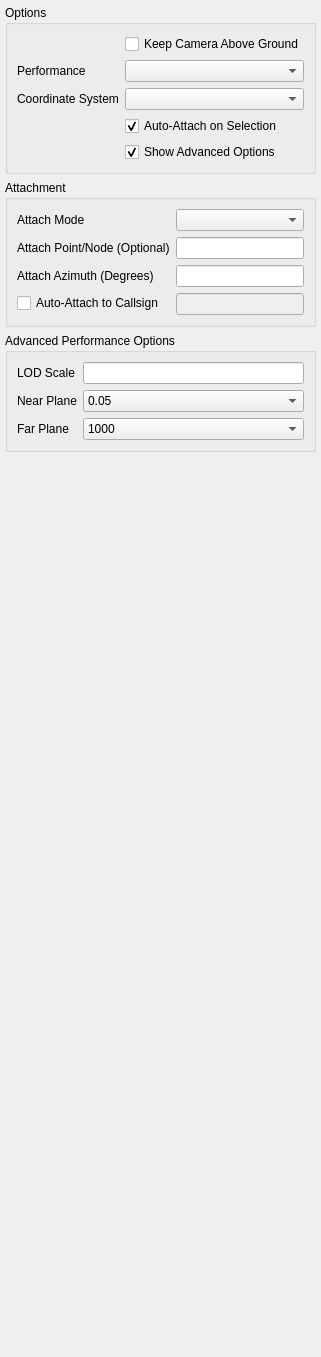
       <widget class="QWidget" name="mPreferencesGeneralTab" >
        <property name="accessibleName" >
         <string>General</string>
        </property>
        <attribute name="title" >
         <string>General</string>
        </attribute>
        <layout class="QVBoxLayout" >
         <property name="margin" >
          <number>5</number>
         </property>
         <item>
          <widget class="QGroupBox" name="groupBox" >
           <property name="title" >
            <string>Options</string>
           </property>
           <layout class="QFormLayout" name="formLayout" >
            <item row="2" column="0" >
             <widget class="QLabel" name="mGeneralPerformaceLabel" >
              <property name="sizePolicy" >
               <sizepolicy vsizetype="Preferred" hsizetype="Minimum" >
                <horstretch>0</horstretch>
                <verstretch>0</verstretch>
               </sizepolicy>
              </property>
              <property name="text" >
               <string>Performance</string>
              </property>
              <property name="buddy" >
               <cstring>mGeneralPerformanceComboBox</cstring>
              </property>
             </widget>
            </item>
            <item row="3" column="0" >
             <widget class="QLabel" name="mOptionsCoordinateSystemLabel" >
              <property name="sizePolicy" >
               <sizepolicy vsizetype="Preferred" hsizetype="Minimum" >
                <horstretch>0</horstretch>
                <verstretch>0</verstretch>
               </sizepolicy>
              </property>
              <property name="text" >
               <string>Coordinate System</string>
              </property>
              <property name="buddy" >
               <cstring>mOptionsCoordinateSystemComboBox</cstring>
              </property>
             </widget>
            </item>
            <item row="3" column="1" >
             <widget class="QComboBox" name="mOptionsCoordinateSystemComboBox" >
              <property name="sizePolicy" >
               <sizepolicy vsizetype="Fixed" hsizetype="Preferred" >
                <horstretch>0</horstretch>
                <verstretch>0</verstretch>
               </sizepolicy>
              </property>
              <property name="toolTip" >
               <string>Select the coordinate system to be used. This is a global change. </string>
              </property>
             </widget>
            </item>
            <item row="2" column="1" >
             <widget class="QComboBox" name="mGeneralPerformanceComboBox" >
              <property name="sizePolicy" >
               <sizepolicy vsizetype="Fixed" hsizetype="Preferred" >
                <horstretch>0</horstretch>
                <verstretch>0</verstretch>
               </sizepolicy>
              </property>
              <property name="toolTip" >
               <string>Select one of the preset performance options of customize your own. </string>
              </property>
              <property name="currentIndex" >
               <number>-1</number>
              </property>
             </widget>
            </item>
            <item row="5" column="1" >
             <widget class="QCheckBox" name="mToolsAutoAttachOnSelectionCheckBox" >
              <property name="toolTip" >
               <string>This selects whether or not to attach to an entity from double clicking it in the search window</string>
              </property>
              <property name="text" >
               <string>Auto-Attach on Selection</string>
              </property>
              <property name="checked" >
               <bool>true</bool>
              </property>
             </widget>
            </item>
            <item row="6" column="1" >
             <widget class="QCheckBox" name="mGeneralShowAdvancedOptionsCheckBox" >
              <property name="text" >
               <string>Show Advanced Options</string>
              </property>
              <property name="checked" >
               <bool>true</bool>
              </property>
             </widget>
            </item>
            <item row="1" column="1" >
             <widget class="QCheckBox" name="mGeneralEnableCameraCollisionCheckBox" >
              <property name="toolTip" >
               <string>Selecting this will prevent the camera from going under the earth.</string>
              </property>
              <property name="text" >
               <string>Keep Camera Above Ground</string>
              </property>
             </widget>
            </item>
           </layout>
          </widget>
         </item>
         <item>
          <widget class="QGroupBox" name="mAttachOptionsGroup" >
           <property name="title" >
            <string>Attachment</string>
           </property>
           <layout class="QFormLayout" name="formLayout_2" >
            <item row="0" column="0" >
             <widget class="QLabel" name="mGeneralAttachModeLabel" >
              <property name="sizePolicy" >
               <sizepolicy vsizetype="Preferred" hsizetype="Minimum" >
                <horstretch>0</horstretch>
                <verstretch>0</verstretch>
               </sizepolicy>
              </property>
              <property name="text" >
               <string>Attach Mode</string>
              </property>
              <property name="buddy" >
               <cstring>mGeneralAttachModeComboBox</cstring>
              </property>
             </widget>
            </item>
            <item row="0" column="1" >
             <widget class="QComboBox" name="mGeneralAttachModeComboBox" >
              <property name="sizePolicy" >
               <sizepolicy vsizetype="Fixed" hsizetype="Preferred" >
                <horstretch>1</horstretch>
                <verstretch>0</verstretch>
               </sizepolicy>
              </property>
              <property name="toolTip" >
               <string>Selects first or third person attach mode. </string>
              </property>
              <property name="currentIndex" >
               <number>-1</number>
              </property>
             </widget>
            </item>
            <item row="1" column="0" >
             <widget class="QLabel" name="mAttachNodeLabel" >
              <property name="text" >
               <string>Attach Point/Node (Optional)</string>
              </property>
             </widget>
            </item>
            <item row="1" column="1" >
             <widget class="QLineEdit" name="mAttachNodeName" >
              <property name="toolTip" >
               <string>Name of pre-created attach point provided by the 3d model creator.  If this does not exist, it will be ignored.</string>
              </property>
             </widget>
            </item>
            <item row="2" column="0" >
             <widget class="QLabel" name="mAttachAzimuthLabel" >
              <property name="toolTip" >
               <string>Attach azimuth in degrees.  Right is positive.</string>
              </property>
              <property name="text" >
               <string>Attach Azimuth (Degrees)</string>
              </property>
             </widget>
            </item>
            <item row="2" column="1" >
             <widget class="QLineEdit" name="mAttachAzimuth" >
              <property name="toolTip" >
               <string>Attach azimuth in degrees.  Right is positive.</string>
              </property>
              <property name="text" >
               <string/>
              </property>
             </widget>
            </item>
            <item row="3" column="0" >
             <widget class="QCheckBox" name="mAutoAttachCheckBox" >
              <property name="toolTip" >
               <string>If this is enabled, and the Auto-Attach Callsign is set, this will automatically attach to any entity with that callsign when it enters the world.</string>
              </property>
              <property name="text" >
               <string>Auto-Attach to Callsign</string>
              </property>
             </widget>
            </item>
            <item row="3" column="1" >
             <widget class="QLineEdit" name="mAutoAttachCallsign" >
              <property name="enabled" >
               <bool>false</bool>
              </property>
             </widget>
            </item>
           </layout>
          </widget>
         </item>
         <item>
          <widget class="QGroupBox" name="mGeneralAdvancedPerformanceOptionsGroupBox" >
           <property name="title" >
            <string>Advanced Performance Options</string>
           </property>
           <layout class="QFormLayout" name="formLayout_3" >
            <item row="0" column="0" >
             <widget class="QLabel" name="mGeneralLODScaleLabel" >
              <property name="text" >
               <string>LOD Scale</string>
              </property>
              <property name="buddy" >
               <cstring>mGeneralLODScaleLineEdit</cstring>
              </property>
             </widget>
            </item>
            <item row="0" column="1" >
             <widget class="QLineEdit" name="mGeneralLODScaleLineEdit" >
              <property name="toolTip" >
               <string>This is the scale value for level of detail</string>
              </property>
             </widget>
            </item>
            <item row="1" column="1" >
             <widget class="QComboBox" name="mGeneralNearClippingPlaneComboBox" >
              <property name="currentIndex" >
               <number>0</number>
              </property>
              <item>
               <property name="text" >
                <string>0.05</string>
               </property>
              </item>
              <item>
               <property name="text" >
                <string>0.1</string>
               </property>
              </item>
              <item>
               <property name="text" >
                <string>0.25</string>
               </property>
              </item>
              <item>
               <property name="text" >
                <string>0.5</string>
               </property>
              </item>
              <item>
               <property name="text" >
                <string>1</string>
               </property>
              </item>
              <item>
               <property name="text" >
                <string>2</string>
               </property>
              </item>
              <item>
               <property name="text" >
                <string>5</string>
               </property>
              </item>
              <item>
               <property name="text" >
                <string>10</string>
               </property>
              </item>
              <item>
               <property name="text" >
                <string>100</string>
               </property>
              </item>
             </widget>
            </item>
            <item row="2" column="1" >
             <widget class="QComboBox" name="mGeneralFarClippingPlaneComboBox" >
              <property name="currentIndex" >
               <number>0</number>
              </property>
              <item>
               <property name="text" >
                <string>1000</string>
               </property>
              </item>
              <item>
               <property name="text" >
                <string>2000</string>
               </property>
              </item>
              <item>
               <property name="text" >
                <string>5000</string>
               </property>
              </item>
              <item>
               <property name="text" >
                <string>8000</string>
               </property>
              </item>
              <item>
               <property name="text" >
                <string>10000</string>
               </property>
              </item>
              <item>
               <property name="text" >
                <string>11000</string>
               </property>
              </item>
              <item>
               <property name="text" >
                <string>12000</string>
               </property>
              </item>
              <item>
               <property name="text" >
                <string>15000</string>
               </property>
              </item>
              <item>
               <property name="text" >
                <string>18000</string>
               </property>
              </item>
              <item>
               <property name="text" >
                <string>20000</string>
               </property>
              </item>
              <item>
               <property name="text" >
                <string>25000</string>
               </property>
              </item>
              <item>
               <property name="text" >
                <string>30000</string>
               </property>
              </item>
              <item>
               <property name="text" >
                <string>50000</string>
               </property>
              </item>
             </widget>
            </item>
            <item row="1" column="0" >
             <widget class="QLabel" name="mGeneralNearClippingPlaneLabel" >
              <property name="text" >
               <string>Near Plane</string>
              </property>
             </widget>
            </item>
            <item row="2" column="0" >
             <widget class="QLabel" name="mGeneralFarClippingPlaneLabel" >
              <property name="text" >
               <string>Far Plane</string>
              </property>
             </widget>
            </item>
           </layout>
          </widget>
         </item>
         <item>
          <spacer>
           <property name="orientation" >
            <enum>Qt::Vertical</enum>
           </property>
           <property name="sizeType" >
            <enum>QSizePolicy::Expanding</enum>
           </property>
           <property name="sizeHint" stdset="0" >
            <size>
             <width>20</width>
             <height>900</height>
            </size>
           </property>
          </spacer>
         </item>
        </layout>
       </widget>
